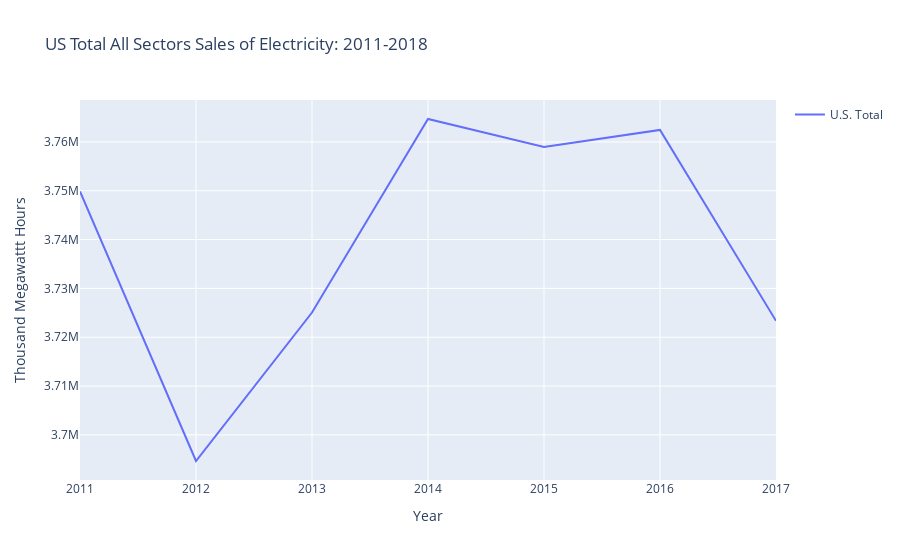

This figure's notebook cell:
### Code cell
fig1 = px.line(x=ustotal['Year'],y=ustotal['All Sectors'],data_frame=ustotal,
              color='US Total',
             title='US Total All Sectors Sales of Electricity: 2011-2018')

fig1.for_each_trace(lambda t: t.update(name=t.name.replace("US Total=", "")))

fig1.update_layout(xaxis=dict(title_text="Year"),
                  yaxis=dict(title_text="Thousand Megawattt Hours"))
fig1.show()

### Figure 1 — Plotly figure (JSON) as saved in the notebook; plotly's stock layout.template omitted (floating-point values rounded to 4 significant figures)
{"data": [{"hoverlabel": {"namelength": 0}, "hovertemplate": "US Total=U.S. Total<br>Year=%{x}<br>All Sectors=%{y}", "legendgroup": "US Total=U.S. Total", "line": {"color": "#636efa", "dash": "solid"}, "mode": "lines", "name": "U.S. Total", "showlegend": true, "type": "scatter", "x": ["2017", "2016", "2015", "2014", "2013", "2012", "2011"], "xaxis": "x", "y": [3723356, 3762462, 3758992, 3764700, 3725064, 3694650, 3749846], "yaxis": "y"}], "layout": {"legend": {"tracegroupgap": 0}, "title": {"text": "US Total All Sectors Sales of Electricity: 2011-2018"}, "xaxis": {"anchor": "y", "domain": [0, 1], "title": {"text": "Year"}}, "yaxis": {"anchor": "x", "domain": [0, 1], "title": {"text": "Thousand Megawattt Hours"}}}}
